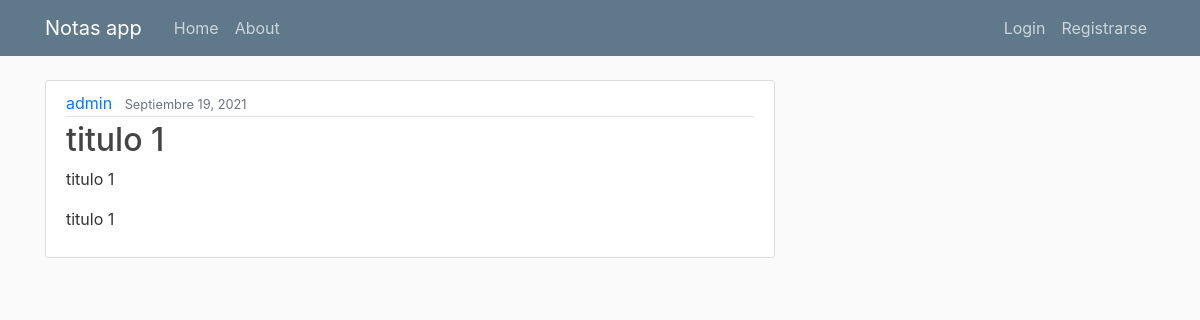
/post/5/, run on an earlier commit of the app's database.
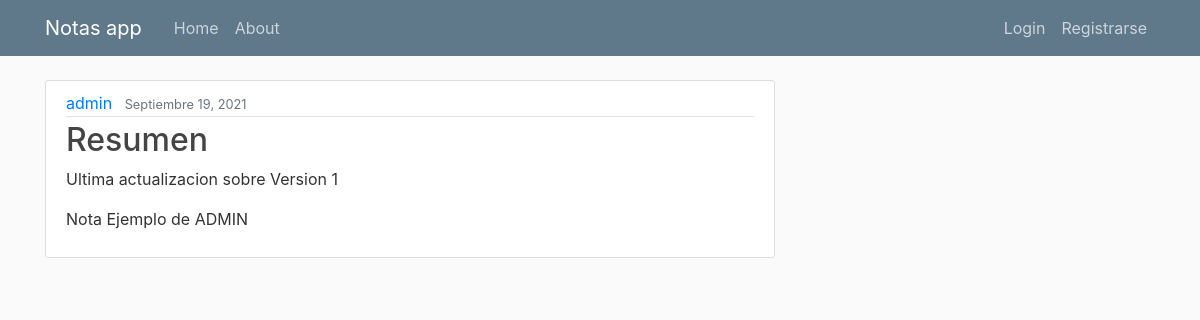
And on a later commit of the database.
### lab/models.py (models this page shows, shortened)
class Post(models.Model):
    titulo = models.CharField(max_length=100)
    descripcion = models.CharField(max_length=100, default='')
    contenido = models.TextField()
    date_posted = models.DateTimeField(default=timezone.now)
    author = models.ForeignKey(User, on_delete=models.CASCADE)
    class Meta:
        verbose_name = 'nota'
        verbose_name_plural = 'notas'

### lab/views.py (the view)
# urls.py: path('post/<int:pk>/', PostDetailView.as_view(), name='post-detail'),
class PostDetailView(DetailView):
    model = Post

### lab/templates/lab/post_detail.html (shortened to what this page needs)
{% extends "lab/base.html" %}
{% block content%}
  <article class="media content-section">
    <div class="media-body">
      <div class="article-metadata">
        <a class="mr-2" href="#">{{ object.author }}</a>
        <small class="text-muted">{{ object.date_posted|date:"F d, Y" }}</small>
      </div>
      <h2 class="article-title"">{{ post.titulo }}</h2>
      <p class="article-content">{{ post.descripcion }}</p>
      <p class="article-content">{{ post.contenido }}</p>
    </div>
  </article>
{% endblock content %}

What changed in the data, as far as the page shows it:
changed Post "admin": titulo "titulo 1" → "Resumen"; descripcion "titulo 1" → "Ultima actualizacion sobre Version 1"; contenido "titulo 1" → "Nota Ejemplo de ADMIN"
